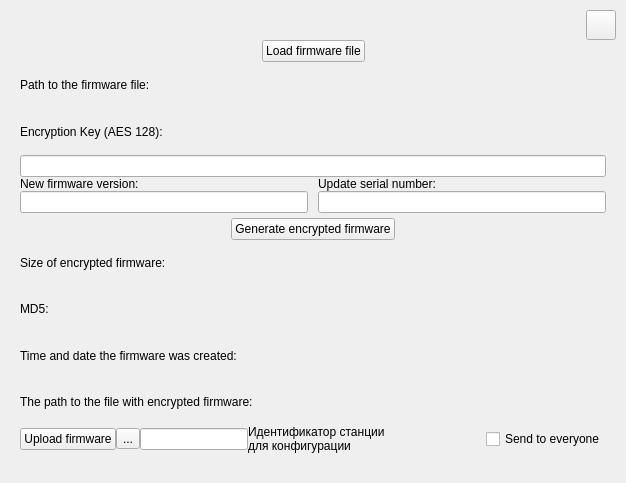
<?xml version="1.0" encoding="UTF-8"?>
<ui version="4.0">
 <class>FirmwareDialog</class>
 <widget class="QWidget" name="FirmwareDialog">
  <property name="geometry">
   <rect>
    <x>0</x>
    <y>0</y>
    <width>626</width>
    <height>483</height>
   </rect>
  </property>
  <property name="windowTitle">
   <string>Firmware Dialog</string>
  </property>
  <layout class="QGridLayout" name="gridLayout">
   <property name="leftMargin">
    <number>10</number>
   </property>
   <property name="topMargin">
    <number>10</number>
   </property>
   <property name="rightMargin">
    <number>10</number>
   </property>
   <property name="bottomMargin">
    <number>10</number>
   </property>
   <property name="spacing">
    <number>0</number>
   </property>
   <item row="0" column="0">
    <widget class="QPushButton" name="b_close">
     <property name="minimumSize">
      <size>
       <width>30</width>
       <height>30</height>
      </size>
     </property>
     <property name="maximumSize">
      <size>
       <width>30</width>
       <height>30</height>
      </size>
     </property>
     <property name="cursor">
      <cursorShape>PointingHandCursor</cursorShape>
     </property>
     <property name="layoutDirection">
      <enum>Qt::RightToLeft</enum>
     </property>
     <property name="text">
      <string/>
     </property>
    </widget>
   </item>
   <item row="1" column="0">
    <widget class="QWidget" name="DialogContainer" native="true">
     <layout class="QVBoxLayout" name="verticalLayout_4">
      <property name="spacing">
       <number>0</number>
      </property>
      <property name="leftMargin">
       <number>10</number>
      </property>
      <property name="topMargin">
       <number>0</number>
      </property>
      <property name="rightMargin">
       <number>10</number>
      </property>
      <property name="bottomMargin">
       <number>20</number>
      </property>
      <item>
       <layout class="QHBoxLayout" name="horizontalLayout_4">
        <property name="spacing">
         <number>0</number>
        </property>
        <item>
         <spacer name="horizontalSpacer_3">
          <property name="orientation">
           <enum>Qt::Horizontal</enum>
          </property>
          <property name="sizeHint" stdset="0">
           <size>
            <width>40</width>
            <height>20</height>
           </size>
          </property>
         </spacer>
        </item>
        <item>
         <widget class="QPushButton" name="b_loadFirmFile">
          <property name="cursor">
           <cursorShape>PointingHandCursor</cursorShape>
          </property>
          <property name="layoutDirection">
           <enum>Qt::LeftToRight</enum>
          </property>
          <property name="text">
           <string>Load firmware file</string>
          </property>
         </widget>
        </item>
        <item>
         <spacer name="horizontalSpacer_2">
          <property name="orientation">
           <enum>Qt::Horizontal</enum>
          </property>
          <property name="sizeHint" stdset="0">
           <size>
            <width>40</width>
            <height>20</height>
           </size>
          </property>
         </spacer>
        </item>
       </layout>
      </item>
      <item>
       <widget class="QLabel" name="label">
        <property name="text">
         <string>Path to the firmware file:</string>
        </property>
       </widget>
      </item>
      <item>
       <widget class="QLabel" name="label_2">
        <property name="text">
         <string>Encryption Key (AES 128):</string>
        </property>
       </widget>
      </item>
      <item>
       <widget class="QLineEdit" name="lineEdit"/>
      </item>
      <item>
       <layout class="QVBoxLayout" name="verticalLayout">
        <property name="spacing">
         <number>0</number>
        </property>
        <property name="topMargin">
         <number>0</number>
        </property>
        <item>
         <layout class="QHBoxLayout" name="horizontalLayout">
          <property name="spacing">
           <number>10</number>
          </property>
          <item>
           <layout class="QVBoxLayout" name="verticalLayout_2">
            <property name="spacing">
             <number>0</number>
            </property>
            <item>
             <widget class="QLabel" name="label_3">
              <property name="text">
               <string>New firmware version:</string>
              </property>
             </widget>
            </item>
            <item>
             <widget class="QLineEdit" name="lineEdit_2"/>
            </item>
           </layout>
          </item>
          <item>
           <layout class="QVBoxLayout" name="verticalLayout_3">
            <property name="spacing">
             <number>0</number>
            </property>
            <item>
             <widget class="QLabel" name="label_4">
              <property name="text">
               <string>Update serial number:</string>
              </property>
             </widget>
            </item>
            <item>
             <widget class="QLineEdit" name="lineEdit_3"/>
            </item>
           </layout>
          </item>
         </layout>
        </item>
        <item>
         <layout class="QHBoxLayout" name="horizontalLayout_3">
          <property name="spacing">
           <number>0</number>
          </property>
          <property name="topMargin">
           <number>5</number>
          </property>
          <item>
           <spacer name="horizontalSpacer_5">
            <property name="orientation">
             <enum>Qt::Horizontal</enum>
            </property>
            <property name="sizeHint" stdset="0">
             <size>
              <width>40</width>
              <height>20</height>
             </size>
            </property>
           </spacer>
          </item>
          <item>
           <widget class="QPushButton" name="b_generateEncFirm">
            <property name="cursor">
             <cursorShape>PointingHandCursor</cursorShape>
            </property>
            <property name="layoutDirection">
             <enum>Qt::LeftToRight</enum>
            </property>
            <property name="text">
             <string>Generate encrypted firmware</string>
            </property>
           </widget>
          </item>
          <item>
           <spacer name="horizontalSpacer_4">
            <property name="orientation">
             <enum>Qt::Horizontal</enum>
            </property>
            <property name="sizeHint" stdset="0">
             <size>
              <width>40</width>
              <height>20</height>
             </size>
            </property>
           </spacer>
          </item>
         </layout>
        </item>
       </layout>
      </item>
      <item>
       <widget class="QLabel" name="label_5">
        <property name="text">
         <string>Size of encrypted firmware:</string>
        </property>
       </widget>
      </item>
      <item>
       <widget class="QLabel" name="label_6">
        <property name="text">
         <string>MD5:</string>
        </property>
       </widget>
      </item>
      <item>
       <widget class="QLabel" name="label_7">
        <property name="text">
         <string>Time and date the firmware was created:</string>
        </property>
       </widget>
      </item>
      <item>
       <widget class="QLabel" name="label_8">
        <property name="text">
         <string>The path to the file with encrypted firmware:</string>
        </property>
       </widget>
      </item>
      <item>
       <layout class="QHBoxLayout" name="horizontalLayout_2">
        <property name="spacing">
         <number>0</number>
        </property>
        <item>
         <widget class="QPushButton" name="b_uploadFirm">
          <property name="cursor">
           <cursorShape>PointingHandCursor</cursorShape>
          </property>
          <property name="text">
           <string>Upload firmware</string>
          </property>
         </widget>
        </item>
        <item>
         <widget class="QToolButton" name="b_loadUploadFirm">
          <property name="cursor">
           <cursorShape>PointingHandCursor</cursorShape>
          </property>
          <property name="text">
           <string>...</string>
          </property>
         </widget>
        </item>
        <item>
         <widget class="QLineEdit" name="lineEdit_4"/>
        </item>
        <item>
         <widget class="QLabel" name="label_9">
          <property name="text">
           <string>Идентификатор станции&lt;br /&gt;
для конфигурации</string>
          </property>
         </widget>
        </item>
        <item>
         <spacer name="horizontalSpacer">
          <property name="orientation">
           <enum>Qt::Horizontal</enum>
          </property>
          <property name="sizeHint" stdset="0">
           <size>
            <width>40</width>
            <height>20</height>
           </size>
          </property>
         </spacer>
        </item>
        <item>
         <widget class="QCheckBox" name="checkBox">
          <property name="text">
           <string>Send to everyone</string>
          </property>
         </widget>
        </item>
       </layout>
      </item>
     </layout>
    </widget>
   </item>
  </layout>
 </widget>
 <resources/>
 <connections>
  <connection>
   <sender>b_close</sender>
   <signal>clicked()</signal>
   <receiver>FirmwareDialog</receiver>
   <slot>close()</slot>
   <hints>
    <hint type="sourcelabel">
     <x>680</x>
     <y>39</y>
    </hint>
    <hint type="destinationlabel">
     <x>360</x>
     <y>329</y>
    </hint>
   </hints>
  </connection>
 </connections>
</ui>
